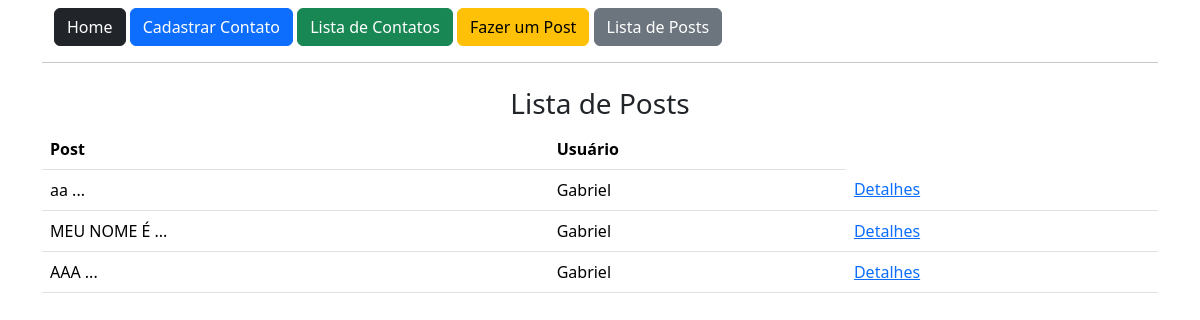
Before: /post/lista/ (signed in) with the older database file.
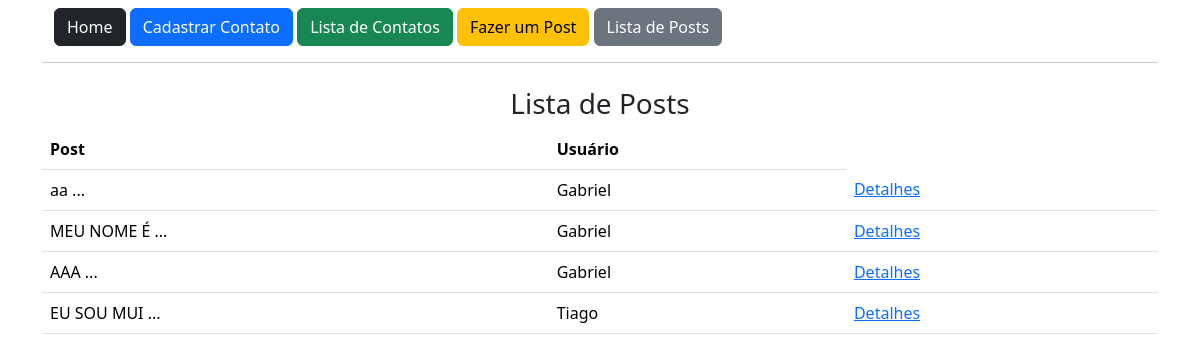
After: the same page with the newer database file.
### app/models.py (models this page shows)
class Post(db.Model):
    id = db.Column(db.Integer, primary_key=True)
    data_criacao = db.Column(db.DateTime, default=datetime.now)
    mensagem = db.Column(db.String, nullable=True)
    imagem = db.Column(db.String, nullable=True, default='default.png')
    user_id = db.Column(db.Integer, db.ForeignKey('user.id'), nullable=True)
    comentarios = db.relationship('PostComentarios', backref='post', lazy=True)
    def msg_resumo(self):
        return f'{self.mensagem[:10]} ...'

class User(db.Model, UserMixin):
    id = db.Column(db.Integer, primary_key=True)
    nome = db.Column(db.String, nullable=True)
    sobrenome = db.Column(db.String, nullable=True)
    email = db.Column(db.String, nullable=True)
    senha = db.Column(db.String, nullable=True)
    posts = db.relationship('Post', backref='user', lazy=True)
    post_comentarios = db.relationship('PostComentarios', backref='user', lazy=True)

### app/view.py (the view)
@app.route('/post/lista/', methods=['GET','POST'])
@login_required
def postLista():
    posts = Post.query.all()
    print(current_user.posts)
    return render_template('post_lista.html', posts=posts)

### app/models.py (called while the page is built)
@login_manager.user_loader
def load_user(user_id):
    return User.query.get(int(user_id))

### app/templates/post_lista.html (shortened to what this page needs)
{% extends 'base.html' %}
{% block content %}
    <div class="container">
        <div>
            {% include 'nav.html' %}
            <hr>
        </div>
            <div class="row mt-4 text-center">
                <h3>Lista de Posts</h3>
            </div>
            <div class="col-12">
                <table class="table">
                    <thead>
                        <tr>
                            <th>Post</th>
                            <th>Usuário</th>
                        </tr>
                    </thead>
                    <tbody>
                        {% for linha in posts %}
                        <tr>
                            <td>{{linha.msg_resumo()}}</td>
                            <td>{{linha.user.nome}}</td>
                            <td><a href="{{url_for('postDetail', id=linha.id)}}">Detalhes</a></td>
                        </tr>
                        {% endfor %}
                    </tbody>
                </table>
            </div>
        </div>
{% endblock %}

### app/templates/base.html (shortened to what this page needs)
<!DOCTYPE html>
<html lang="en">
<head>
    <link href="https://cdn.jsdelivr.net/npm/bootstrap@5.3.7/dist/css/bootstrap.min.css" rel="stylesheet">
</head>
<body>
    <section class="container-fluid mt-2">
        {% block content %}{% endblock %}
    </section>
</body>
</html>

### app/templates/nav.html
{% extends 'base.html' %}
{% block content %}
    <a href="/" class="btn btn-dark">Home</a>
    <a href="{{url_for('contato')}}" class="btn btn-primary">Cadastrar Contato</a>
    <a href="{{url_for('contatoLista')}}" class="btn btn-success">Lista de Contatos</a>
    <a href="{{url_for('postNovo')}}" class="btn btn-warning">Fazer um Post</a>
    <a href="{{url_for('postLista')}}" class="btn btn-secondary">Lista de Posts</a>
{% endblock %}

Changed rows visible on the page:
added Post: msg_resumo "EU SOU MUI ...", user.nome "Tiago"
